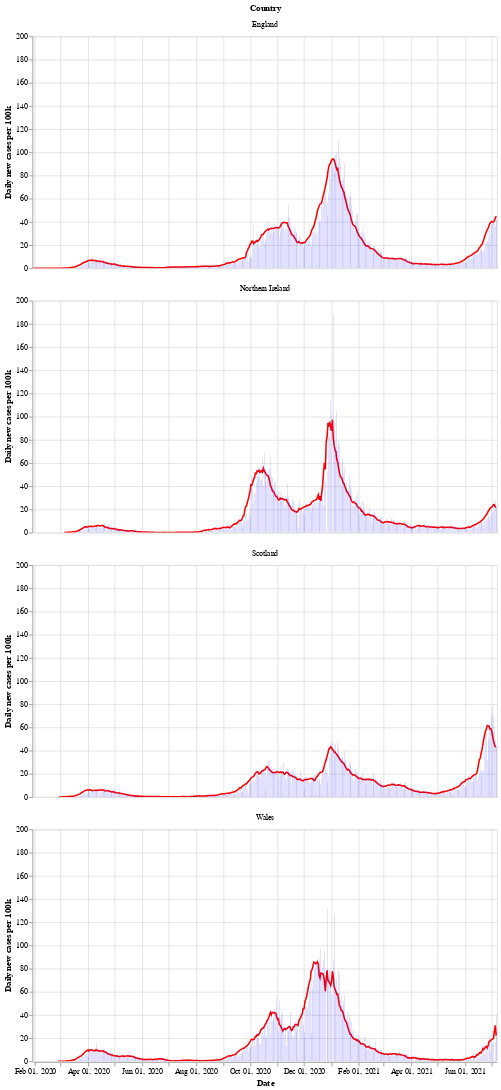

Notebook code cell kept with this figure:
### Markdown cell above
Next is a bar chart of the number of new cases in each country (per 100k population), with the 7 day moving average of cases. Again we see that Wales saw a longer period of raising and falling cases compared to the other countries.

After a period of cases falling, each nation is now seeing a rise in the number of cases - especially in Wales.

### Code cell
# collapse
bars = alt.Chart(uk_cases).mark_bar().encode(
    x=alt.X("yearmonthdate(date):T", axis=alt.Axis(title='Date')),
    y=alt.Y("newCasesRate:Q", axis=alt.Axis(title='Daily new cases per 100k')),
    tooltip='newCasesRate',
    color=alt.condition(
        alt.datum.dailyChange > 0,
        alt.value("orange"),  # The positive color
        alt.value("blue")  # The negative color
    )
).properties(title='New cases per 100k population with rolling 7 day average', width=600).interactive()
line = alt.Chart(uk_cases).mark_line(
    color='red',
    size=2,
).transform_window(
    rolling_mean='mean(newCasesRate)',
    frame=[0, 7],
    groupby=['areaName']
).encode(
    x='yearmonthdate(date):T',
    y='rolling_mean:Q'
)
alt.layer(line, bars, data=uk_cases).facet(alt.Row('areaName', title='Country'), columns=1)

### Figure 1 — Vega-Lite specification as saved in the notebook (floating-point values rounded to 4 significant figures; data arrays with more than 128 entries replaced by an {"elided": "..."} marker saying what was removed)
{"config": {"view": {"continuousWidth": 400, "continuousHeight": 300}}, "data": {"name": "data-f127df9ec96f322840343bd87025a00a"}, "facet": {"type": "nominal", "field": "areaName", "title": "Country"}, "spec": {"layer": [{"mark": {"type": "line", "color": "red", "size": 2}, "encoding": {"x": {"type": "temporal", "field": "date", "timeUnit": "yearmonthdate"}, "y": {"type": "quantitative", "field": "rolling_mean"}}, "transform": [{"window": [{"op": "mean", "field": "newCasesRate", "as": "rolling_mean"}], "frame": [0, 7], "groupby": ["areaName"]}]}, {"mark": "bar", "encoding": {"color": {"condition": {"value": "orange", "test": "(datum.dailyChange > 0)"}, "value": "blue"}, "tooltip": {"type": "quantitative", "field": "newCasesRate"}, "x": {"type": "temporal", "axis": {"title": "Date"}, "field": "date", "timeUnit": "yearmonthdate"}, "y": {"type": "quantitative", "axis": {"title": "Daily new cases per 100k"}, "field": "newCasesRate"}}, "selection": {"selector002": {"type": "interval", "bind": "scales", "encodings": ["x", "y"]}}, "title": "New cases per 100k population with rolling 7 day average", "width": 600}]}, "columns": 1, "$schema": "https://vega.github.io/schema/vega-lite/v4.8.1.json", "datasets": {"data-f127df9ec96f322840343bd87025a00a": {"elided": "2004 records"}}}
